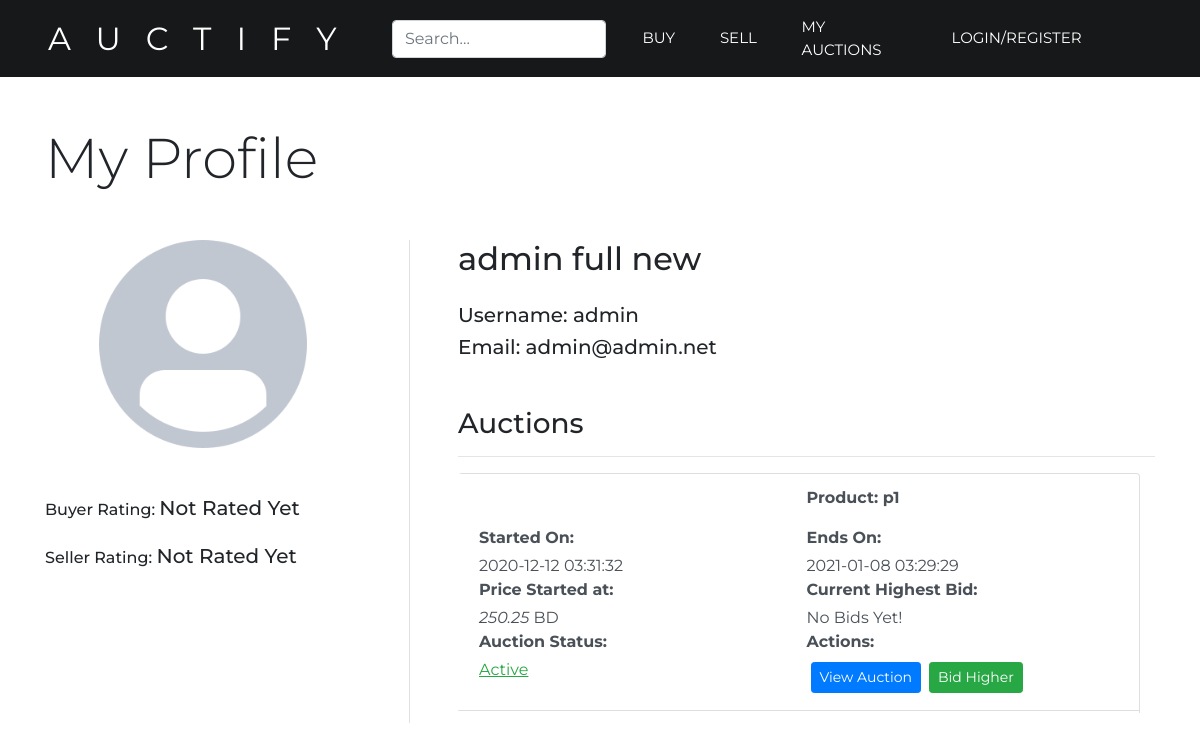
The app's page /viewUser.php?user=admin with its own data.
### tables this page shows
CREATE TABLE `users` (
  `id` int(11) NOT NULL,
  `username` varchar(30) NOT NULL,
  `password` varchar(255) NOT NULL,
  `name` varchar(30) NOT NULL,
  `email` varchar(100) NOT NULL,
  `picture` varchar(150) DEFAULT NULL
);

CREATE TABLE `auctions` (
  `id` int(11) NOT NULL,
  `owner` varchar(30) NOT NULL,
  `product` int(11) NOT NULL,
  `start` datetime NOT NULL,
  `end` datetime NOT NULL,
  `startprice` float NOT NULL,
  `bid` float DEFAULT NULL,
  `bidder` varchar(30) DEFAULT NULL,
  `status` varchar(15) NOT NULL
);

CREATE TABLE `products` (
  `id` int(11) NOT NULL,
  `name` varchar(50) NOT NULL,
  `details` varchar(200) NOT NULL,
  `category` varchar(50) NOT NULL
);

### viewUser.php (the view, shortened to what this page needs)
<?php
extract($_REQUEST);
require('connection.php');
$username = $user;
$sql = $db->prepare("SELECT * FROM auctions, ratings WHERE ratings.auctionid = auctions.id AND owner=?");
$sql->execute(array($username));
$holder = $sql->fetchAll();
if (isset($holder['buyerRating'])) {
	$sellerRating = $holder['buyerRating'];
} else {
	$sellerRating = 'Not Rated Yet';
}
$sql = $db->prepare("SELECT * FROM auctions, ratings WHERE ratings.auctionid = auctions.id AND bidder=?");
$sql->execute(array($username));
$holder = $sql->fetchAll();
if (isset($holder['sellerRating'])) {
	$buyerRating = $holder['sellerRating'];
} else {
	$buyerRating = 'Not Rated Yet';
}
$sql = $db->prepare("SELECT * FROM users WHERE username=?");
if ($sql->execute(array($username))){
	while ($info = $sql->fetch(PDO::FETCH_ASSOC)) {
		$name = $info['name'];
		$username = $info['username'];
		$email = $info['email'];
		if (isset($info['picture'])) {
			$picture = $info['picture'];
			$image = "images/users/$picture";
		} else {
			$image = "images/users/default-avatar.png";
		}
	}
}
$sql = $db->prepare("SELECT auctions.*, products.name FROM auctions, products WHERE auctions.owner=? AND products.id=auctions.product");
$sql->execute(array($username));
$userAuctions = $sql->fetchAll();
$auctionsCount = $sql->rowCount();
function displayAuctions($userAuctions){
    global $auctionsCount;
    if ($auctionsCount == 0) {
        echo '<div style="height: 25vh;">';
        echo '<li class="list-group-item">';
            echo '<h3 class="text-center">User Does Not Own Any Auctions Currently</h3>';
        echo '</li>';
        echo '</div>';
    } else {
        foreach ($userAuctions as $auction) {
            ?>
            <li class="row list-group-item list-group-item-action">
                <div class="col-6">
                </div>
                <div class="col-6">
                    <p class="font-weight-bold">
                        Product: <?php echo $auction['name'];?>
                    </p>
                </div>
                <div class="col-6">
                    <p class="mb-1 font-weight-bold">
                        Started On:<br>
                    </p>
                    <?php echo $auction['start'];?>
                </div>
                <div class="col-6">
                    <p class="mb-1 font-weight-bold">
                        Ends On:<br>
                    </p>
                    <?php echo $auction['end'];?>
                </div>
                <div class="col-6">
                    <p class="mb-1 font-weight-bold">Price Started at: </p>
                    <em><?php echo $auction['startprice'];?></em> BD
                </div>
                <div class="col-6">
                    <p class="mb-1 font-weight-bold">Current Highest Bid: </p>
                    <?php
                    if(isset($auction['bid'])){
                        $bid = $auction['bid'];
                        $bidder = $auction['bidder'];
                        echo "$bid by <a href='viewUser.php?user=$bidder'>$bidder</a>";
                    }
                    else {
                        echo "No Bids Yet!";
                    }
                    ?>
                </div>
                <div class="col-6">
                    <p class="mb-1 font-weight-bold">Auction Status: </p>
                    <?php
                        $status = $auction['status'];
                        if ($status == 'active') {
                            echo "<p class='text-success'><u>Active</u></p>";
                        } elseif ($status == 'pending') {
                            echo "<p class='text-warning'><u>Pending</u></p>";
                        } elseif ($status == 'noparticipation') {
                            echo "<p class='text-secondary'><u>No Participations</u></p>";
                        } elseif ($status == 'successful') {
                            echo "<p class='text-success'><u>Successful</u></p>";
                        } elseif ($status == 'failed') {
                            echo "<p class='text-danger'><u>Failed</u></p>";
                        } elseif ($status == 'completed') {
                            echo "<p class='text-success'><u>Completed</u></p>";
                        }
                    ?>
                </div>
                <div class="col-6">
                    <p class="mb-1 font-weight-bold">Actions:</p>
                    <?php
                        $auctionid = $auction['id'];
                        echo "<a href='viewAuction.php?auctionid=$auctionid' class='btn btn-sm btn-primary m-1'>View Auction</a>";
                        if ($status == 'active') {
                            echo "<a href='bid.php?auctionid=$auctionid' class='btn btn-sm btn-success m-1'>Bid Higher</a>";
                        }
                    ?>
                </div>
            </li>
            <?php
        }
    }
}
?>
<!DOCTYPE html>
<html>
<head>
	<?php include 'head.php'; ?>
</head>
<body>
	<?php include 'header.php'; ?>
	<div class="container">
		<h1 class="display-4 text-left mb-5">My Profile</h1>
		<div class="row">
			<div class="col-4 pr-5 border-right">
				<div id="picture" class="text-center mb-5">
					<div class="rounded-circle mb-3">
						<img src="<?php echo $image; ?>" style="max-height: 13rem;">
					</div>
				</div>
				<div id="rating">
					<p class="h6 mb-4">
						Buyer Rating:
						<span class="h5">
							<?php echo $buyerRating; ?>
						</span>
					</p>
					<p class="h6">
						Seller Rating:
						<span class="h5">
							<?php echo $sellerRating; ?>
						</span>
					</p>
				</div>
			</div>
			<div class="col-8 pl-5">
				<div id="info">
					<p class="h2 mb-4"><?php echo $name ?></p>
					<p class="h5 mb-2">Username: <?php echo $username ?></p>
					<p class="h5 mb-5">Email: <?php echo $email ?></p>
				</div>
				<div id="settings" class="mt-5">
					<h3>Auctions</h3>
                    <hr>
                    <ul class="list-group" style="height: 30vh; margin-bottom: 10px; overflow:hidden; overflow-y:scroll; -webkit-overflow-scrolling: touch;">
                        <?php displayAuctions($userAuctions); ?>
                    </ul>
				</div>
			</div>
		</div>
	</div>
</body>
</html>

### css/custom.css (style rules this page uses)
* { -webkit-box-sizing: border-box; -moz-box-sizing: border-box; box-sizing: border-box; }
body { font-family: 'Montserrat', sans-serif; font-weight: 400; }
h1 { margin-top: 5px; margin-bottom: 10px; }
a, a:hover { text-decoration: none; text-decoration-style: none; }
.navbar-form { position: relative; }
.form-control { width: 100%; }

### records on screen
users: name "admin full new", username "admin", email "admin@admin.net"
auctions: product.name "p1", start "2020-12-12 03:31:32", end "2021-01-08 03:29:29", startprice "250.25", shows "No Bids Yet!", status "Active"

### other values on screen
$buyerRating "Not Rated Yet"
$sellerRating "Not Rated Yet"
